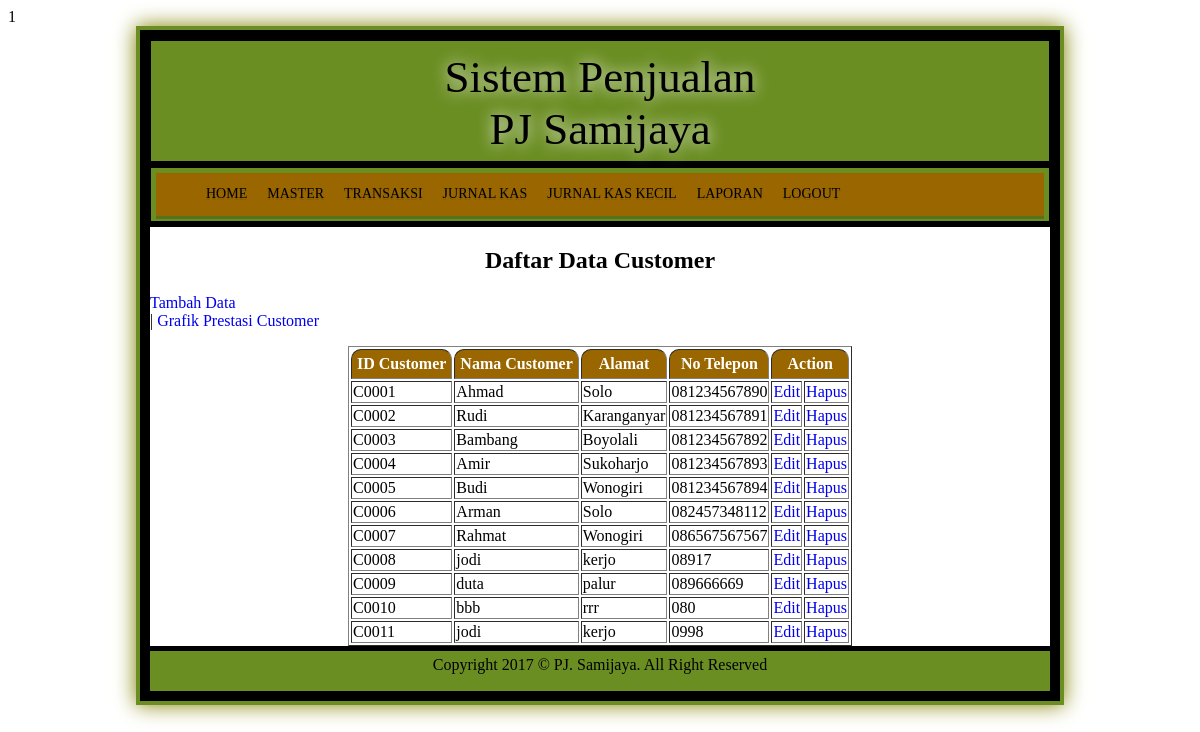
/home.php?page=customer (signed in), run on the app's committed database.
### tables this page shows
CREATE TABLE `customer` (
  `id_customer` char(5) NOT NULL,
  `nama_customer` varchar(30) NOT NULL,
  `alamat` varchar(50) NOT NULL,
  `telp` varchar(12) NOT NULL
);

### customer/index.php (the view)
<html>
<head>
</head>
<body>
<?php
include '../koneksi.php';?>
<h2 align="center">Daftar Data Customer</h2>
<?php
	$select="select * from customer";
	$query=mysqli_query($konek,$select);
?>
<p><a style="display: <?php if($_SESSION['level'] == 2 || $_SESSION['level'] == 3) echo 'none'; else echo 'block'; ?>" href="home.php?page=input_cust">Tambah Data</a> | <a  href="grafik/grafik_cust.php" target="blank">Grafik Prestasi Customer</a></p>
<table align="center" border="1">
	<center>
		<thead>
			<tr>
				<th>ID Customer</th><th>Nama Customer</th><th>Alamat</th><th>No Telepon</th><th colspan="2">Action</th>
			</tr>
		</thead>
	</center>
<?php
	while($tampil = mysqli_fetch_array ($query)){
	echo "
		<tr>
			<td>$tampil[id_customer]</td>
			<td>$tampil[nama_customer]</td>
			<td>$tampil[alamat]</td>
			<td>$tampil[telp]</td>";
?>
			<td><a href=home.php?page=edit_cust&id_customer=<?php echo $tampil['id_customer'] ?>>Edit</a></td>
			<td><a href=home.php?page=del_cust&id_customer=<?php echo $tampil['id_customer']?> onClick="return confirm('Apakah Anda Yakin Ingin Hapus Data?')">Hapus</a></td>
		</tr>
<?php
}
?>
</table>
</body>
</html>

### style.css (style rules this page uses)
body { background : url(images/back.jpg); font-family : Poor Richard; }
a { text-decoration : none; list-style : none; }
table th { background : #996600; border-top-left-radius : 10px; border-top-right-radius : 10px; padding : 5px; color : white; }

### data on the page
customer: id_customer "C0001", nama_customer "Ahmad", alamat "Solo", telp "081234567890"
customer: id_customer "C0002", nama_customer "Rudi", alamat "Karanganyar", telp "081234567891"
customer: id_customer "C0003", nama_customer "Bambang", alamat "Boyolali", telp "081234567892"
customer: id_customer "C0004", nama_customer "Amir", alamat "Sukoharjo", telp "081234567893"
customer: id_customer "C0005", nama_customer "Budi", alamat "Wonogiri", telp "081234567894"
customer: id_customer "C0006", nama_customer "Arman", alamat "Solo", telp "082457348112"
customer: id_customer "C0007", nama_customer "Rahmat", alamat "Wonogiri", telp "086567567567"
customer: id_customer "C0008", nama_customer "jodi", alamat "kerjo", telp "08917"
customer: id_customer "C0009", nama_customer "duta", alamat "palur", telp "089666669"
customer: id_customer "C0010", nama_customer "bbb", alamat "rrr", telp "080"
customer: id_customer "C0011", nama_customer "jodi", alamat "kerjo", telp "0998"
